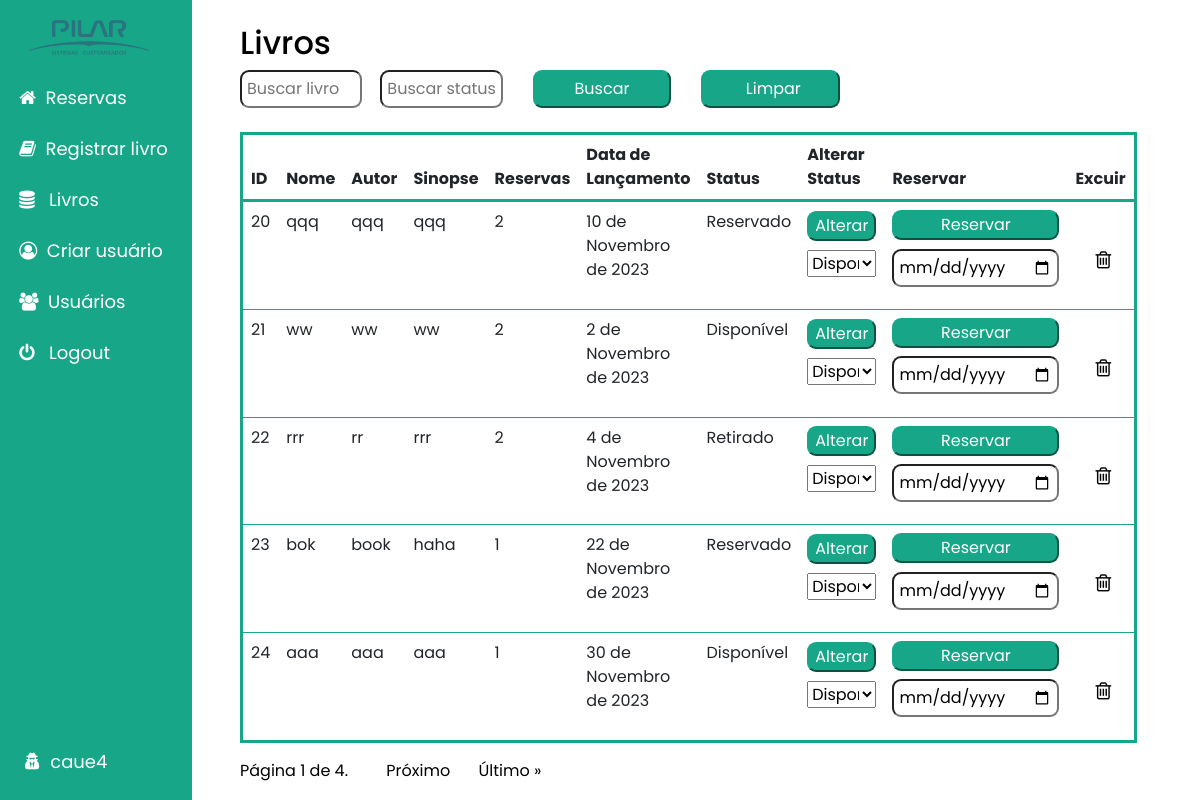
Screenshot of /show_books/filter/ (signed in) with the database file from the repository.
### main/models.py (models this page shows, shortened)
class Books(models.Model):
    name = models.CharField(max_length=200, blank=True, null=True)
    author = models.CharField(max_length=200, blank=True, null=True)
    synopsis = models.CharField(blank=True, null=True, max_length=200)
    reservations = models.ManyToManyField(Reservation, blank=True)
    reservas = models.IntegerField(default=0)
    data_lancamento = models.DateField(blank=True, null=True)
    STATUS_CHOICES = [
        ('Disponível', 'Disponível'),
        ('Reservado', 'Reservado'),
        ('Retirado', 'Retirado'),
    ]
    status = models.CharField(
        max_length=20,
        choices=STATUS_CHOICES,
        default='Disponível',
    )

### main/views.py (the view)
# urls.py: path("show_books/filter/", views.show_books_filter, name="show_books_filter"),
def show_books_filter(request):
    if request.user.is_authenticated:
        books = Books.objects.all()
        books_filter = BookFilter(request.GET, queryset=books)
        paginator = Paginator(books_filter.qs, 5)
        page = request.GET.get('page')
        try:
            books_data = paginator.page(page)
        except PageNotAnInteger:
            books_data = paginator.page(1)
        except EmptyPage:
            books_data = paginator.page(paginator.num_pages)
        return render(request, 'show_books_filters.html', {'books_data': books_data, 'form': books_filter})
    return redirect('index')

### main/templates/show_books_filters.html (shortened to what this page needs)
{% extends 'base.html' %}
{% load static %}
{% block content %}
<section class="wrapper" style="margin-left: 20%; margin-right: 30%; margin-top: 2%;">
<div class="table-wrapper">
    <h1 id="titles">Livros</h1>
    <form method="GET" action="{% url 'show_books_filter' %}" style="display: flex; align-items: center; flex-direction: row;">
        {% for field in form.form %}
            {% if field.name == 'name' %}
                <input type="{{ field.field.widget.input_type }}" name="name" value="" placeholder="Buscar livro">
            {% elif field.name == 'status' %}
                <input type="{{ field.field.widget.input_type }}" name="status" value="" placeholder="Buscar status">
            {% endif %}
        {% endfor %}
        <button type="submit" style="margin-left: 5%; padding-left: 15px; padding-right: 15px; padding-top: 5px; padding-bottom: 5px;">Buscar</button>
        <button type="submit" style="margin-left: 5%; padding-left: 15px; padding-right: 15px; padding-top: 5px; padding-bottom: 5px;"><a href="{% url 'show_books_filter' %}" style="margin-left: 5%"></a> Limpar</button>
    </form>
    <br>
    <table class="table" style="padding: 10px; border: 3px solid #18a689; border-radius: 5px; border-style: solid;">
        <thead class="table-head" style="color: white; background-color: #18a689; border: 3px solid #18a689;">
            <tr style="border: 1px solid black;">
                <th>ID</th>
                <th>Nome</th>
                <th>Autor</th>
                <th>Sinopse</th>
                <th>Reservas</th>
                <th>Data de Lançamento</th>
                <th>Status</th>
                <th>Alterar Status</th>
                <th>Reservar</th>
                <th>Excuir</th>
            </tr>
        </thead>
        <tbody>
        {% for book in books_data %}
            <tr style="padding: 10px;">
                <td>{{ book.id }}</td>
                <td>{{ book.name }}</td>
                <td>{{ book.author }}</td>
                <td>{{ book.synopsis }}</td>
                <td>{{ book.reservas }}</td>
                <td>{{ book.data_lancamento }}</td>
                <td>{{ book.status }}</td>
                <td>
                    <form method="POST" action="{% url 'update_book_status' book.id %}">
                        <button type="submit" style="margin-top: 1%;; margin-bottom: 13%;">Alterar</button>
                        <select name="new_status" style="width: 100%;">
                            <option value="Disponível">Disponível</option>
                        </select>
                        <br>
                        <br>
                    </form>
                </td>
                <td>
                    <form method="POST" action="{% url 'reserve_book' book.id %}">
                        <button style="margin-bottom: 5%;" type="submit" > Reservar </button>
                        <input type="date" style="width: 100%;" name="user_date">
                    </form>
                </td>
                <td>
                    <a style="margin-left: 20px; text-decoration: none;" href="{% url 'del_books' book.id %}" onclick="return confirm('Are you sure you want to delete this book?')">
                        <i id="cancel" class="fa fa-trash-o" aria-hidden="true" style="font-size: 20px; margin-top: 80%;"></i>
                    </a>
                </td>
            </tr>
        {% endfor %}
        </tbody>
    </table>
    <div>
        <span class="step-links">
            {% if books_data.number %}
                <span class="current" style="padding-right: 10px;">Página {{ books_data.number }} de {{ books_data.paginator.num_pages }}.</span>
            {% endif %}
            {% if books_data.has_next %}
                <a id="pagination" href="?page={{ books_data.next_page_number }}">Próximo</a>
                <a id="pagination" href="?page={{ books_data.paginator.num_pages }}">Último &raquo;</a>
            {% endif %}
        </span>
    </div>
</div>
</section>
{% endblock %}

### main/templates/base.html (shortened to what this page needs)
{% load static %}
<!DOCTYPE html>
<html lang="en">
<head>
    <link href="https://cdn.jsdelivr.net/npm/bootstrap@5.3.0-alpha3/dist/css/bootstrap.min.css" rel="stylesheet">
    <link rel="stylesheet" href="https://cdnjs.cloudflare.com/ajax/libs/font-awesome/4.7.0/css/font-awesome.min.css">
    <link rel="stylesheet" href="{% static 'base.css' %}">
</head>
<body>
    <div id="sidebar">
        <img src="{% static 'logo.png' %}" alt="Description of the image">
        {% if user.is_authenticated %}
            <a class="nav-link" href="{% url 'index' %}"><span><i class="fa fa-home" aria-hidden="true" style="margin-right: 5%;"></i>Reservas</span></a><br>
            <a class="nav-link" href="{% url 'add_books' %}"><span style="margin-left: 10%;  font-size: large;"><i class="fa fa-book" aria-hidden="true" style="margin-right: 5%;"></i>Registrar livro</span></a><br>
            <a class="nav-link" href="{% url 'show_books_filter' %}"><span><i class="fa fa-database" aria-hidden="true" style="margin-right: 5%;"></i>  Livros</span></a><br>
            <a class="nav-link" href="{% url 'register' %}"><span><i class="fa fa-user-circle-o" aria-hidden="true" style="margin-right: 5%;"></i>Criar usuário</span></a><br>
            <a class="nav-link" href="{% url 'show_users' %}"><span><i class="fa fa-users" aria-hidden="true" style="margin-right: 5%;"></i>Usuários</span></a><br>
            <a class="nav-link" href="{% url 'logout_user' %}"><span><i class="fa fa-power-off" style="margin-right: 5%;"></i> Logout</span></a><br><br>
        {% endif %}
        {% if user.is_authenticated %}
            <div id="userName"><span><i class="fa fa-user-secret" style="margin-right: 5px;"></i> {{ user.username }}</span></div>
        {% endif %}
    </div>
    {% block content %}
    {% endblock %}
</body>
</html>

### main/static/base.css (style rules this page uses)
body { font-family: "Poppins", "sans-serif"; background-color: white; color: black; height: 100%; }
#sidebar img { margin-left: 15%; margin-bottom: 15%; color: black; width: 120px; height: auto; filter: grayscale(40%); }
#pagination { margin-left: 4%; }
#titles { font-size: 2em; }
button { border-color: #18a689; background-color: #18a689; border-radius: 9px; width: 100%; color: white; }
input { width: 100%; border-radius: 9px; padding: 5px; }
#userName { position: absolute; color: #fff; bottom: 25px; font-size: 19px; width: 80%; margin-left: 5%; margin-top: 20px; font-size: large; }
a { color: black; text-decoration: none; }
#sidebar i { color: white; }
#sidebar span { margin-left: 10%; font-size: large; margin-top: 9%; }
#sidebar { position: absolute; top: 0; left: 0; color: white; width: 12rem; height: 100%; z-index: 1; background-color: #18a689; overflow-x: none; overflow-y: none; padding-top: 20px; margin: 0; }

### rows the page displays
Books: id "20", name "qqq", author "qqq", synopsis "qqq", reservas "2", data_lancamento "10 de Novembro de 2023", status "Reservado"
Books: id "21", name "ww", author "ww", synopsis "ww", reservas "2", data_lancamento "2 de Novembro de 2023", status "Disponível"
Books: id "22", name "rrr", author "rr", synopsis "rrr", reservas "2", data_lancamento "4 de Novembro de 2023", status "Retirado"
Books: id "23", name "bok", author "book", synopsis "haha", reservas "1", data_lancamento "22 de Novembro de 2023", status "Reservado"
Books: id "24", name "aaa", author "aaa", synopsis "aaa", reservas "1", data_lancamento "30 de Novembro de 2023", status "Disponível"

### other values shown
{{ user.username }} "caue4"
{{ books_data.number }} "1"
{{ books_data.paginator.num_pages }} "4"
